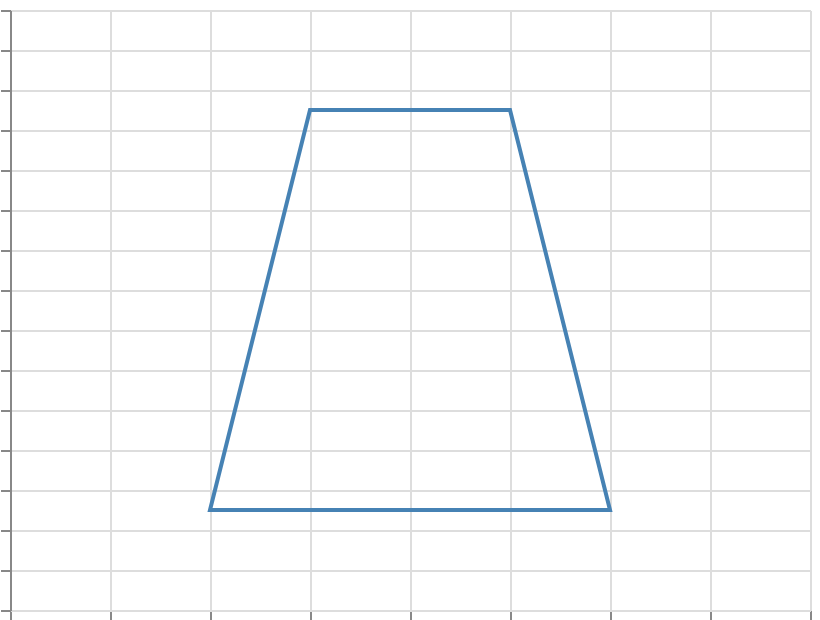

Specify this chart in Vega-Lite:
### Vega specification from a JSON file in a GitHub repository (floating-point values rounded to 4 significant figures)
{"$schema": "https://vega.github.io/schema/vega/v6.json", "width": 400, "height": 300, "padding": 5, "autosize": "none", "data": [{"name": "table", "values": [{"x": 100, "y": 50}, {"x": 300, "y": 50}, {"x": 250, "y": 250}, {"x": 150, "y": 250}]}], "scales": [{"name": "x", "type": "linear", "domain": [0, 400], "range": "width"}, {"name": "y", "type": "linear", "domain": [0, 300], "range": [{"signal": "height"}, 0]}], "marks": [{"type": "line", "from": {"data": "table"}, "encode": {"update": {"x": {"scale": "x", "field": "x"}, "y": {"scale": "y", "field": "y"}, "stroke": {"value": "steelblue"}, "strokeWidth": {"value": 2}, "interpolate": {"value": "linear-closed"}}}}], "axes": [{"scale": "x", "orient": "bottom", "grid": true, "labels": false}, {"scale": "y", "orient": "left", "grid": true, "labels": false}]}
